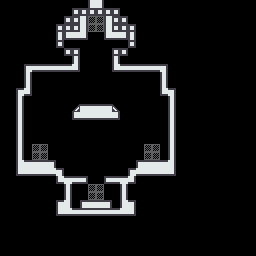

Tiled map render using the project's own tile images. Description and the whole map definition, tile-layer contents included, below:
An orthogonal 32x32 tile map with 8x8 px tiles, 1 tile layer (ship-border).

<map version="1.0" tiledversion="2017.07.25" orientation="orthogonal" renderorder="right-down" width="32" height="32" tilewidth="8" tileheight="8" nextobjectid="1">
 <tileset firstgid="1" name="player-ship" tilewidth="8" tileheight="8" tilecount="256" columns="16">
  <image source="player-ship.png" width="128" height="128" />
 </tileset>
 <layer name="ship-border" width="32" height="32" offsetx="-32" offsety="-24">
  <data encoding="csv">
0,0,0,0,0,0,0,0,0,0,0,0,0,0,0,0,0,0,0,0,0,0,0,0,0,0,0,0,0,0,0,0,
0,0,0,0,0,0,0,0,0,0,0,0,0,0,0,0,0,0,0,0,0,0,0,0,0,0,0,0,0,0,0,0,
0,0,0,0,0,0,0,0,0,0,0,0,0,0,0,4,4,0,0,0,0,0,0,0,0,0,0,0,0,0,0,0,
0,0,0,0,0,0,0,0,0,0,0,0,0,0,0,49,33,0,0,0,0,0,0,0,0,0,0,0,0,0,0,0,
0,0,0,0,0,0,0,0,0,0,0,0,0,4,4,4,4,4,4,0,0,0,0,0,0,0,0,0,0,0,0,0,
0,0,0,0,0,0,0,0,0,0,0,0,4,4,33,256,256,49,4,4,0,0,0,0,0,0,0,0,0,0,0,0,
0,0,0,0,0,0,0,0,0,0,0,4,4,4,33,256,256,49,4,4,4,0,0,0,0,0,0,0,0,0,0,0,
0,0,0,0,0,0,0,0,0,0,0,21,50,17,34,0,0,50,17,34,21,0,0,0,0,0,0,0,0,0,0,0,
0,0,0,0,0,0,0,0,0,0,0,4,0,0,0,0,0,0,0,0,4,0,0,0,0,0,0,0,0,0,0,0,
0,0,0,0,0,0,0,0,0,0,0,0,4,4,0,0,0,0,4,4,0,0,0,0,0,0,0,0,0,0,0,0,
0,0,0,0,0,0,0,0,0,0,0,0,0,21,0,0,0,0,21,0,0,0,0,0,0,0,0,0,0,0,0,0,
0,0,0,0,0,0,0,2,5,5,5,5,5,34,0,0,0,0,50,5,5,5,5,5,18,0,0,0,0,0,0,0,
0,0,0,0,0,0,0,21,0,0,0,0,0,0,0,0,0,0,0,0,0,0,0,0,21,0,0,0,0,0,0,0,
0,0,0,0,0,0,0,21,0,0,0,0,0,0,0,0,0,0,0,0,0,0,0,0,21,0,0,0,0,0,0,0,
0,0,0,0,0,0,2,34,0,0,0,0,0,0,0,0,0,0,0,0,0,0,0,0,50,18,0,0,0,0,0,0,
0,0,0,0,0,0,21,0,0,0,0,0,0,0,0,0,0,0,0,0,0,0,0,0,0,21,0,0,0,0,0,0,
0,0,0,0,0,0,21,0,0,0,0,0,0,20,1,1,1,1,36,0,0,0,0,0,0,21,0,0,0,0,0,0,
0,0,0,0,0,0,21,0,0,0,0,0,0,50,17,17,17,17,34,0,0,0,0,0,0,21,0,0,0,0,0,0,
0,0,0,0,0,0,21,0,0,0,0,0,0,0,0,0,0,0,0,0,0,0,0,0,0,21,0,0,0,0,0,0,
0,0,0,0,0,0,21,0,0,0,0,0,0,0,0,0,0,0,0,0,0,0,0,0,0,21,0,0,0,0,0,0,
0,0,0,0,0,0,21,0,0,0,0,0,0,0,0,0,0,0,0,0,0,0,0,0,0,21,0,0,0,0,0,0,
0,0,0,0,0,0,21,0,256,256,0,0,0,0,0,0,0,0,0,0,0,0,256,256,0,21,0,0,0,0,0,0,
0,0,0,0,0,0,21,0,256,256,0,0,0,0,0,0,0,0,0,0,0,0,256,256,0,21,0,0,0,0,0,0,
0,0,0,0,0,0,49,1,1,1,18,0,0,0,0,0,0,0,0,0,0,2,1,1,1,33,0,0,0,0,0,0,
0,0,0,0,0,0,50,17,17,17,17,18,0,0,0,0,0,0,0,0,2,17,17,17,17,34,0,0,0,0,0,0,
0,0,0,0,0,0,0,0,0,0,0,50,1,5,19,0,0,51,5,1,34,0,0,0,0,0,0,0,0,0,0,0,
0,0,0,0,0,0,0,0,0,0,0,0,21,0,0,256,256,0,0,21,0,0,0,0,0,0,0,0,0,0,0,0,
0,0,0,0,0,0,0,0,0,0,0,0,21,0,0,256,256,0,0,21,0,0,0,0,0,0,0,0,0,0,0,0,
0,0,0,0,0,0,0,0,0,0,0,2,33,0,2,1,1,18,0,49,18,0,0,0,0,0,0,0,0,0,0,0,
0,0,0,0,0,0,0,0,0,0,0,50,17,5,5,5,5,5,5,17,34,0,0,0,0,0,0,0,0,0,0,0,
0,0,0,0,0,0,0,0,0,0,0,0,0,0,0,0,0,0,0,0,0,0,0,0,0,0,0,0,0,0,0,0,
0,0,0,0,0,0,0,0,0,0,0,0,0,0,0,0,0,0,0,0,0,0,0,0,0,0,0,0,0,0,0,0
</data>
 </layer>
</map>